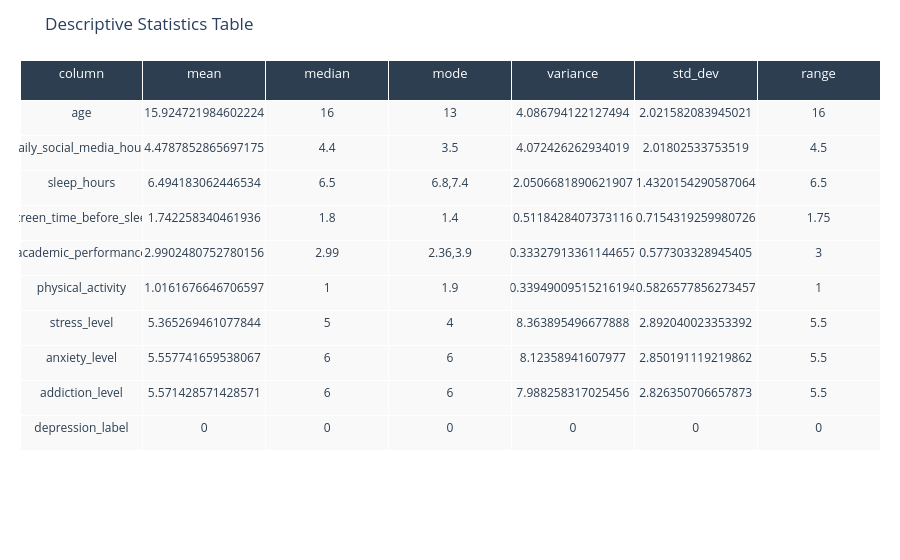

Source (notebook cell):
### Code cell
save_df_as_table(stats_df,"Descriptive Statistics ","Descriptive Statistics Table")

### Figure 1 — Plotly figure (JSON) as saved in the notebook; plotly's stock layout.template omitted (floating-point values rounded to 4 significant figures)
{"data": [{"cells": {"align": "center", "fill": {"color": "#f9f9f9"}, "font": {"color": "#2c3e50", "size": 12}, "height": 35, "values": [["age", "daily_social_media_hours", "sleep_hours", "screen_time_before_sleep", "academic_performance", "physical_activity", "stress_level", "anxiety_level", "addiction_level", "depression_label"], [15.92, 4.479, 6.494, 1.742, 2.99, 1.016, 5.365, 5.558, 5.571, 0], [16, 4.4, 6.5, 1.8, 2.99, 1, 5, 6, 6, 0], [[13], [3.5], [6.8, 7.4], [1.4], [2.36, 3.9], [1.9], [4], [6], [6], [0]], [4.087, 4.072, 2.051, 0.5118, 0.3333, 0.3395, 8.364, 8.124, 7.988, 0], [2.022, 2.018, 1.432, 0.7154, 0.5773, 0.5827, 2.892, 2.85, 2.826, 0], [16, 4.5, 6.5, 1.75, 3, 1, 5.5, 5.5, 5.5, 0]]}, "header": {"align": "center", "fill": {"color": "#2c3e50"}, "font": {"color": "white", "size": 13}, "height": 40, "values": ["column", "mean", "median", "mode", "variance", "std_dev", "range"]}, "type": "table"}], "layout": {"margin": {"b": 20, "l": 20, "r": 20, "t": 60}, "title": {"text": "Descriptive Statistics Table"}}}
